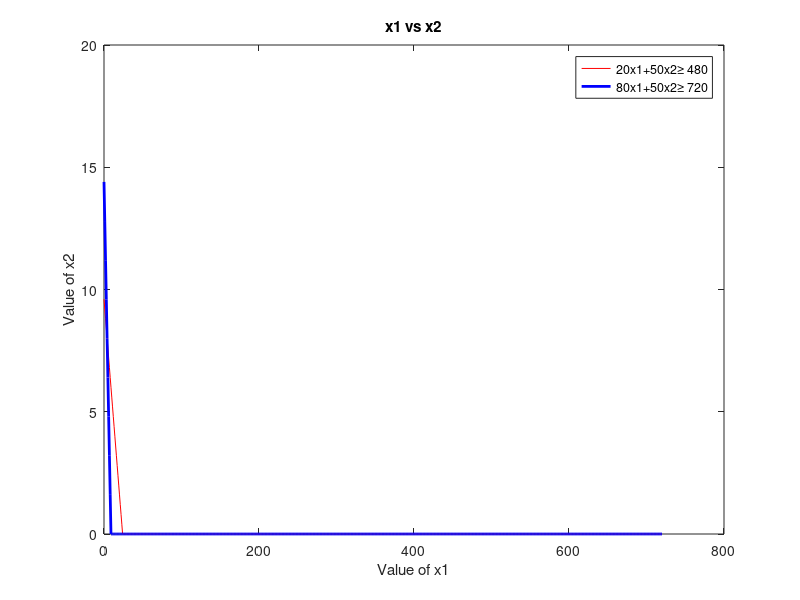

Reproduce this figure in MATLAB. (Note: this script raises an error after producing the figure.)
%%4
% Min  Z = 40x1 + 24x2
% s.t. 20x1 + 50x2 ≥ 480,
%      80x1 + 50x2 ≥ 720,
%      x1, x2 ≥ 0
clear all

format short
%%Phase 1: Input the parameters
C=[40 24]; %Cost of objective function
A=[20 50;80 50]; %Constraint Coeff. matrix
B=[480;720]; %R.H.S. of constraint

%%Phase 2: Plotting the graph
x1=0:1:max(B);
x21=(B(1)-A(1,1).*x1)./A(1,2);
x22=(B(2)-A(2,1).*x1)./A(2,2);
x21=max(0,x21);
x22=max(0,x22);
plot(x1,x21,'r',x1,x22,'b','linewidth',2)
xlabel('Value of x1');
ylabel('Value of x2');
title('x1 vs x2');
legend('20x1+50x2\geq 480', '80x1+50x2\geq 720')

%%Phase 3: Find corner points with areas
cx1=find(x1==0); %Points with x1 axis
c1=find(x21==0); %Points with x2 axis
Line1=[x1(:,[c1 cx1]); x21(:,[c1 cx1])]';
c2=find(x22==0);
Line2=[x1(:,[c2 cx1]); x22(:,[c2 cx1])]';
corpt=unique([Line1; Line2], 'rows')

%%Phase 4: Point of intersection 
RKR=[0;0];
 for i=1:size(A,1)
     A1=A(i,:);
     B1=B(i,:);
     for j=i+1:size(A,1)
         A2=A(j,:);
         B2=B(j,:);
         A3=[A1;A2];
         B3=[B1;B2];
         Xx=A3\B3; % or X=inv(A3)*B3, both will work
         RKR=[RKR Xx];
     end 
 end
 pt=RKR'
 
 %%Phase 5: Write all corner points
 allpoint=[pt;corpt];
 points=unique(allpoint, 'rows')
 
 %%Phase 6: Find the feasible region
 PT=constraints_4(points); %calling constraint function file
 PT=unique(PT,'rows')
 
 %%Phase 7: Compute the objective function
 for i=1:size(PT,1)
     fx(i,:)=sum(PT(i,:).*C);
 end
 vert_Funs=[PT,fx];
 
 %%Phase 8: Find the optimal value
 [fxval, indexfx]=min(fx);
 optval=vert_Funs(indexfx,:);
 OPTIMAL_BFS=array2table(optval)
 
 
 